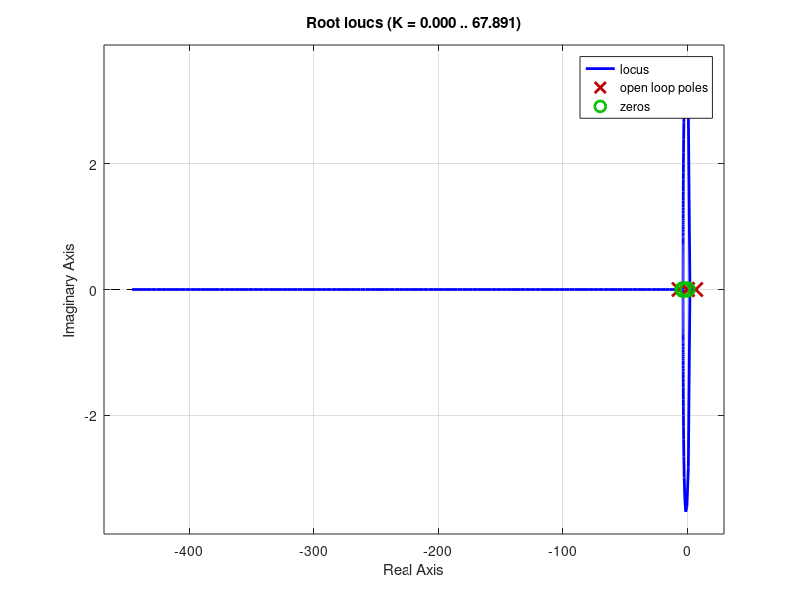

Write the MATLAB code that produced this figure. (Note: this script raises an error after producing the figure.)
M = 0.5; % masa wozka
m = 0.2; % masa wahadla
L = 0.3; % dlugosc od mocowania do srodka ciezkosci wahadla
l = L;
I = 0.006; % moment bezwladnosci wahadla
b = 0.1; % wspolczynnik tarcia wozka
g = 9.80665; % przyspieszenie ziemskie    
A = [0, g * (M + m) / (M * L), b / (M * L), 0;
        1, 0, 0, 0;
        0, -g * m / M, -b / M, 0;
        0, 0, 1, 0];
B = [1/(M * L);
        0;
        -1/M;
        0];
C = [0 1 0 0];
D = 0;

s = tf('s');
[num,den] = ss2tf(A,B,C,D);
sys = tf(num,den);


rlocus((s+3)* (s+4)/s * sys)
sgrid(.6, 0)
